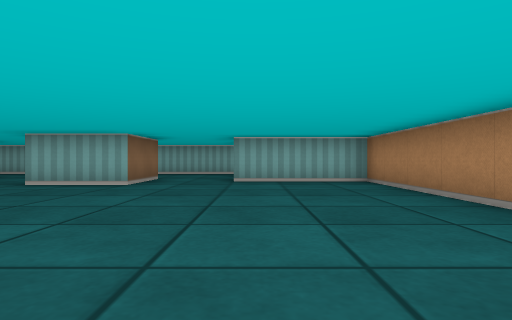
View 1 (above)

16 first-person views from a walk through a cub3D level. The camera is about half as high as the walls, looks level and sees 75° across. The floor is counted in squares. Each view is taken from the middle of a square. On the plan, view 1 faces up. The plan holds only what a view shows up to about 9 squares ahead; the rest is blank.

View 2
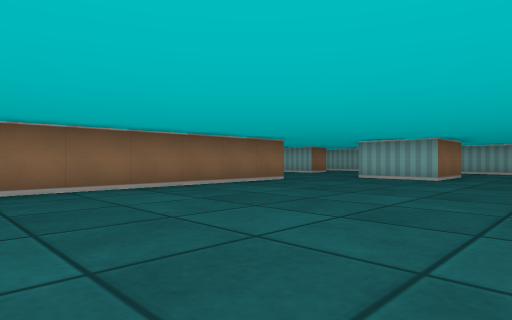

View 3
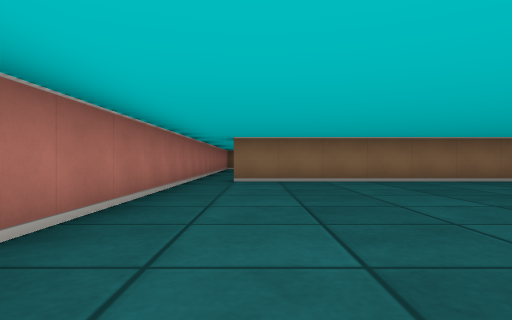

View 4
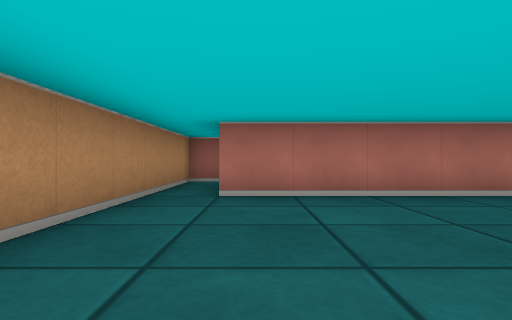

View 5
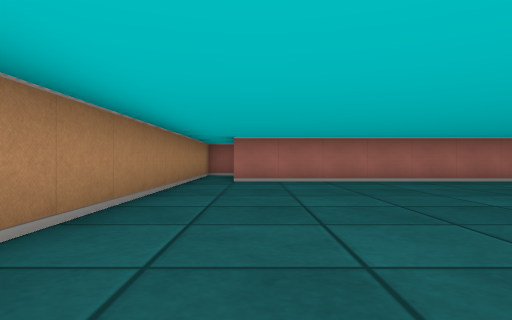

View 6
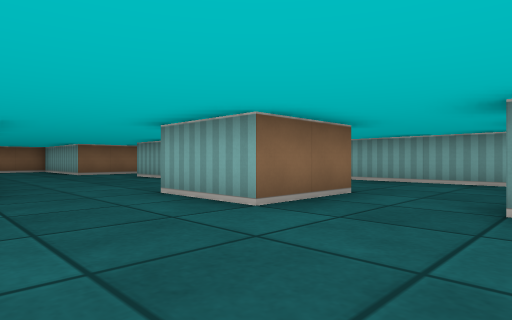

View 7
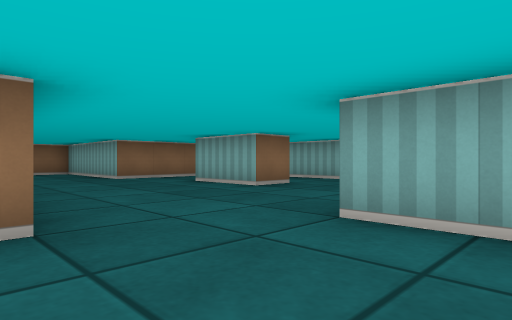

View 8
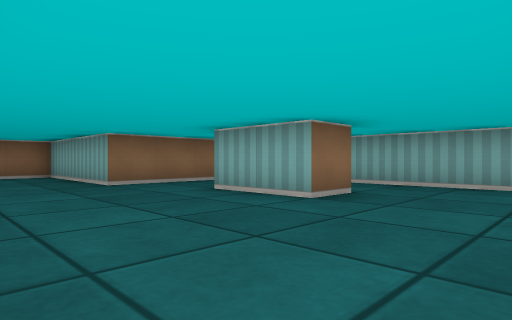

View 9
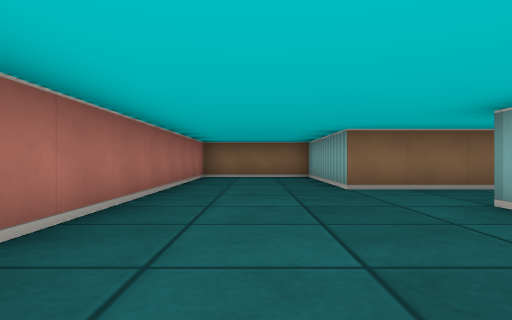

View 10
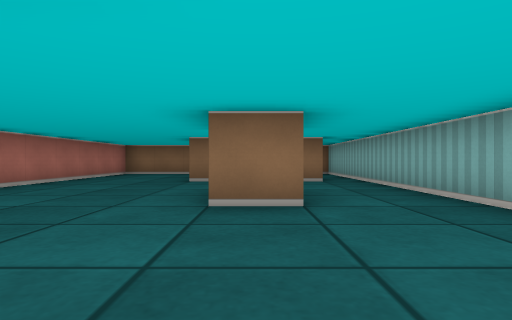

View 11
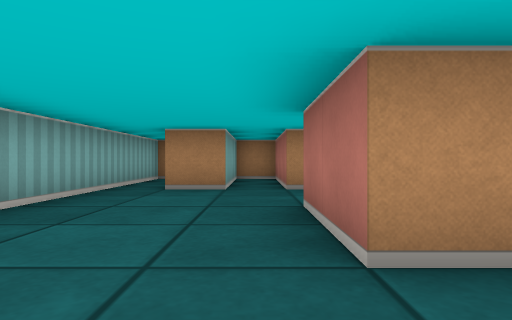

View 12
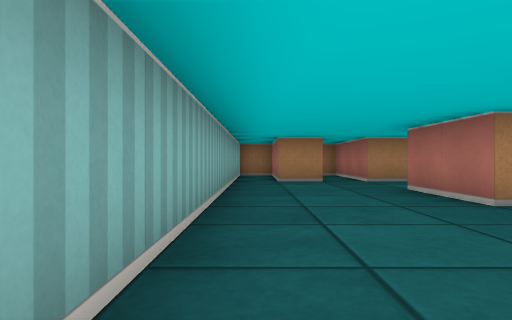

View 13
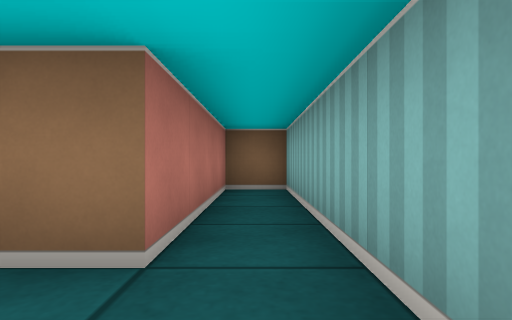

View 14
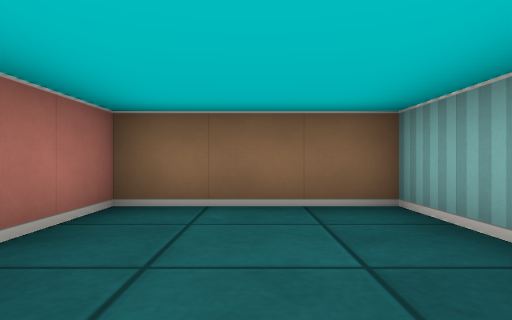

View 15
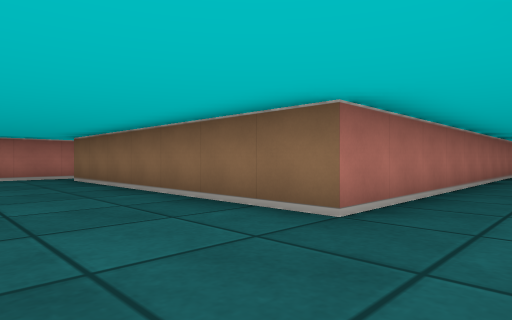

View 16
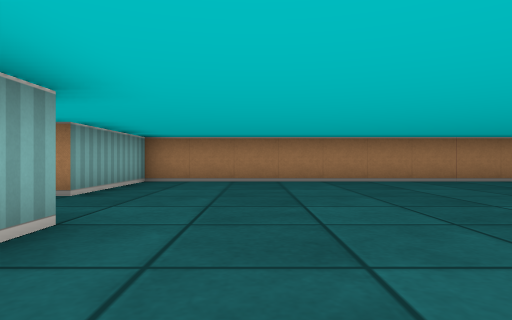

### Floor plan
Points are (right, up) in squares from view 1. A wall is a line through its corners. A room is listed if a view was taken in it or the views show most of it. See-through windows are left out.
Room 1 (views 1, 2, 3, 4, 5, 6, 7, 15)
walls: (-5.5, 3.5) (-5.5, -2.5); (-2.5, 7.5) (-2.5, 6.5) (-4.5, 6.5); (-7, -3.5) (1.5, -3.5); (1.8, -6.5) (2.5, -6.5) (2.5, 7.5) (-0.5, 7.5)
ways out: opening at (-5, 5) to room 2; opening at (-1.5, 8) to room 2; opening at (-6, -3)
Room 2 (views 8, 9, 10, 11, 14, 16)
walls: (-7.5, 9.5) (-7.5, 8.5) (-9.5, 8.5); (-4.5, 7.8) (-4.5, 8.5) (-2.5, 8.5) (-2.5, 7.5); (-11.5, 8.5) (-11.5, 7.5) (-15.5, 7.5) (-15.5, 4.5) (-5.5, 4.5) (-5.5, 3.5); (-0.5, 7.5) (-0.5, 8.5) (2.5, 8.5) (2.5, 9.5) (-0.5, 9.5) (-0.5, 10.5) (0.8, 10.5); (2.5, 11.5) (-7.5, 11.5)
ways out: opening at (-5, 5) to room 1; opening at (-1.5, 8) to room 1; opening at (-10.5, 9) to room 3; opening at (-8.5, 10.5) to room 3
Room 3 (views 12, 13)
walls: (-7.5, 11.5) (-15.5, 11.5) (-15.5, 10.5) (-11.5, 10.5) (-11.5, 8.5)
ways out: opening at (-10.5, 9) to room 2; opening at (-8.5, 10.5) to room 2

Positions as (right, up) in squares from view 1, and headings:
1: (0, 0), facing up
2: (0, -2), facing up-left
3: (2, -2), facing left
4: (1, 1), facing down
5: (1, 4), facing down
6: (0, 4), facing up-left
7: (-3, 4), facing up-left
8: (-5, 5), facing up-left
9: (-6, 6), facing left
10: (-4, 9), facing left
11: (-6, 9), facing right
12: (-8, 11), facing right
13: (-10, 11), facing left
14: (-12, 6), facing left
15: (-3, 6), facing down-left
16: (-5, 5), facing right
